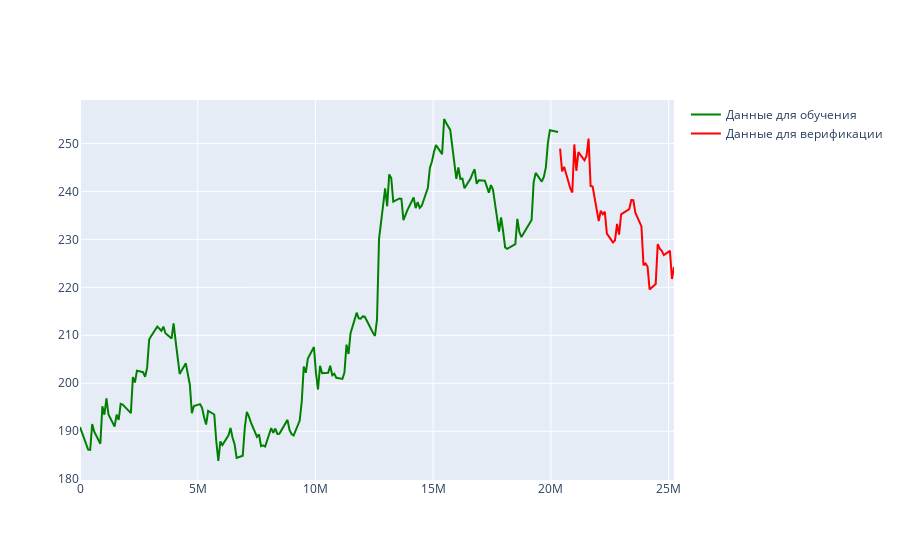

Notebook cell for this chart:
### Code cell
import pandas as pd
import numpy as np
import plotly.graph_objects as go

data1 = pd.read_csv('DataSet1_3.csv', sep = ',')
data2 = pd.read_csv('DataSet1_4.csv', sep = ',')

data3 = pd.read_csv('DataSet3_1.csv', sep = ',')
data4 = pd.read_csv('DataSet3_2.csv', sep = ';')

data1[["Date"]] = data1[["Date"]].apply(pd.to_datetime)
data1['Date'] =   (data1['Date']).astype(np.int64)/1000000000 #нс -> c

start_idx = 100
end_idx = 300

# преобразование в отсчет в секундах начиная от 100го индекса
x = data1['Date'][start_idx:end_idx].to_numpy() - data1['Date'][start_idx]
y =  data1['Close'][start_idx:end_idx].to_numpy()

n = round(0.8*(end_idx - start_idx))

train_x = x[0:n]
train_y = y[0:n]

test_x = x[n:]
test_y = y[n:]


fig = go.Figure()

fig.add_trace(go.Scatter(
                    x=train_x,
                    y=train_y,
                    line=dict(color='green', width=2),
                    name='Данные для обучения',
                   )
)
fig.add_trace(go.Scatter(
                    x=test_x,
                    y=test_y,
                    line=dict(color='red', width=2),
                    name='Данные для верификации',
                    )
)

fig.show()

### Figure 1 — Plotly figure (JSON) as saved in the notebook; plotly's stock layout.template omitted (floating-point values rounded to 4 significant figures; data arrays with more than 128 entries replaced by an {"elided": "..."} marker saying what was removed)
{"data": [{"line": {"color": "green", "width": 2}, "name": "Данные для обучения", "type": "scatter", "x": {"elided": "160 int values"}, "y": {"elided": "160 float values"}}, {"line": {"color": "red", "width": 2}, "name": "Данные для верификации", "type": "scatter", "x": [20390400, 20476800, 20563200, 20822400, 20908800, 20995200, 21081600, 21168000, 21427200, 21513600, 21600000, 21686400, 21772800, 22032000, 22118400, 22204800, 22291200, 22377600, 22636800, 22723200, 22809600, 22896000, 22982400, 23328000, 23414400, 23500800, 23587200, 23846400, 23932800, 24019200, 24105600, 24192000, 24451200, 24537600, 24624000, 24710400, 24796800, 25056000, 25142400, 25228800], "y": [248.9, 244.2, 245.1, 240.7, 239.8, 249.8, 244.3, 248.2, 246.5, 247.4, 251, 241.1, 241.0, 233.8, 236.0, 235.2, 235.8, 231.2, 229.4, 229.8, 233.2, 231.0, 235.2, 236.3, 238.2, 238.2, 235.6, 232.7, 224.6, 224.9, 224.3, 219.6, 220.7, 229, 228.1, 227.6, 226.7, 227.6, 221.7, 224.2]}], "layout": {"autosize": true, "xaxis": {"autorange": true, "range": [0, 25228800], "type": "linear"}, "yaxis": {"autorange": true, "range": [179.8, 259.0], "type": "linear"}}}
